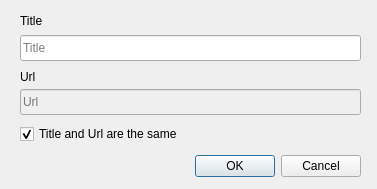
<?xml version="1.0" encoding="UTF-8"?>
<ui version="4.0">
 <class>UrlPicker</class>
 <widget class="QDialog" name="UrlPicker">
  <property name="geometry">
   <rect>
    <x>0</x>
    <y>0</y>
    <width>377</width>
    <height>189</height>
   </rect>
  </property>
  <property name="windowTitle">
   <string>Create URL</string>
  </property>
  <widget class="QDialogButtonBox" name="buttonBox">
   <property name="geometry">
    <rect>
     <x>20</x>
     <y>150</y>
     <width>341</width>
     <height>32</height>
    </rect>
   </property>
   <property name="orientation">
    <enum>Qt::Horizontal</enum>
   </property>
   <property name="standardButtons">
    <set>QDialogButtonBox::Cancel|QDialogButtonBox::Ok</set>
   </property>
  </widget>
  <widget class="QLabel" name="label">
   <property name="geometry">
    <rect>
     <x>20</x>
     <y>12</y>
     <width>131</width>
     <height>18</height>
    </rect>
   </property>
   <property name="text">
    <string>Title</string>
   </property>
  </widget>
  <widget class="QLineEdit" name="tbTitle">
   <property name="geometry">
    <rect>
     <x>20</x>
     <y>35</y>
     <width>341</width>
     <height>26</height>
    </rect>
   </property>
   <property name="placeholderText">
    <string>Title</string>
   </property>
  </widget>
  <widget class="QLineEdit" name="tbUrl">
   <property name="enabled">
    <bool>false</bool>
   </property>
   <property name="geometry">
    <rect>
     <x>20</x>
     <y>89</y>
     <width>341</width>
     <height>26</height>
    </rect>
   </property>
   <property name="placeholderText">
    <string>Url</string>
   </property>
  </widget>
  <widget class="QCheckBox" name="checkBox">
   <property name="geometry">
    <rect>
     <x>20</x>
     <y>122</y>
     <width>181</width>
     <height>24</height>
    </rect>
   </property>
   <property name="text">
    <string>Title and Url are the same</string>
   </property>
   <property name="checked">
    <bool>true</bool>
   </property>
  </widget>
  <widget class="QLabel" name="label_2">
   <property name="geometry">
    <rect>
     <x>20</x>
     <y>68</y>
     <width>131</width>
     <height>18</height>
    </rect>
   </property>
   <property name="text">
    <string>Url</string>
   </property>
  </widget>
 </widget>
 <resources/>
 <connections>
  <connection>
   <sender>buttonBox</sender>
   <signal>accepted()</signal>
   <receiver>UrlPicker</receiver>
   <slot>accept()</slot>
   <hints>
    <hint type="sourcelabel">
     <x>248</x>
     <y>254</y>
    </hint>
    <hint type="destinationlabel">
     <x>157</x>
     <y>274</y>
    </hint>
   </hints>
  </connection>
  <connection>
   <sender>buttonBox</sender>
   <signal>rejected()</signal>
   <receiver>UrlPicker</receiver>
   <slot>reject()</slot>
   <hints>
    <hint type="sourcelabel">
     <x>316</x>
     <y>260</y>
    </hint>
    <hint type="destinationlabel">
     <x>286</x>
     <y>274</y>
    </hint>
   </hints>
  </connection>
 </connections>
</ui>
